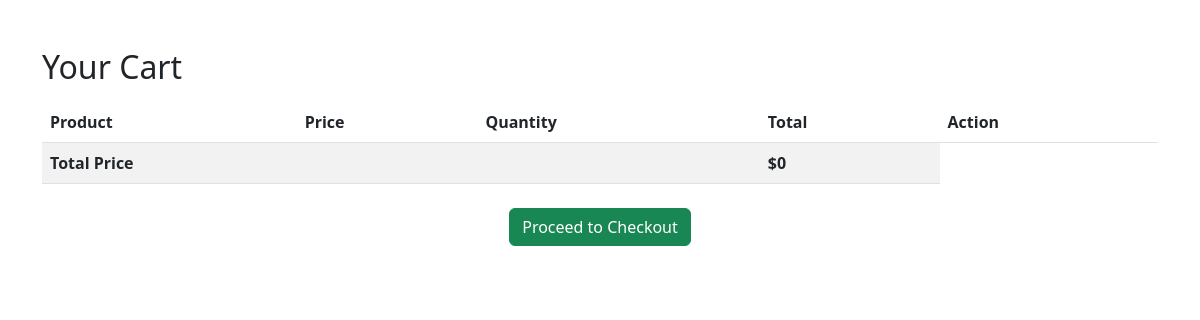
The app's page /cart/ (signed in), older data.
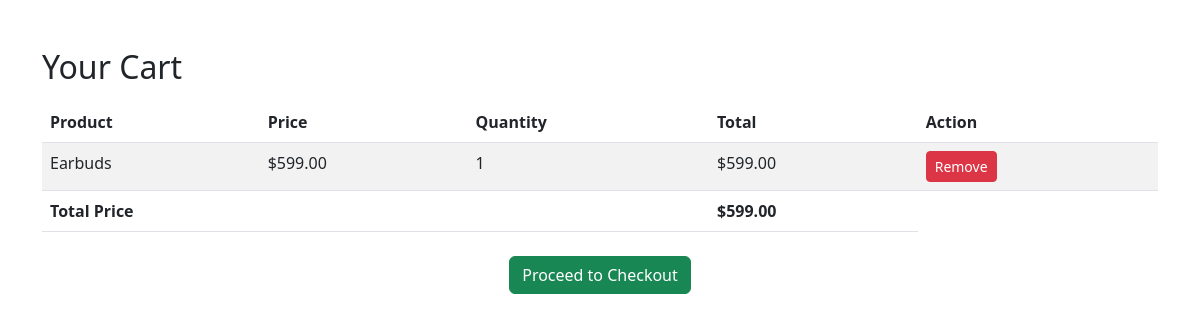
The same page, newer data.
### Freshshop_app/models.py (models this page shows, shortened)
class CartItem(models.Model):
    user = models.ForeignKey(User, on_delete=models.CASCADE)
    product = models.ForeignKey(Product, on_delete=models.CASCADE)
    quantity = models.PositiveIntegerField(default=1)

class Product(models.Model):
    name = models.CharField(max_length=255)
    description = models.TextField()
    price = models.DecimalField(max_digits=10, decimal_places=2)
    image = models.ImageField(upload_to='products/')

### Freshshop_app/views.py (the view)
# urls.py: path('cart/', views.view_cart, name='view_cart'),
@never_cache
@login_required
def view_cart(request):
    cart_items = CartItem.objects.filter(user=request.user)
    for item in cart_items:
        item.total_price = item.product.price * item.quantity  # Add a total_price attribute for each item
    total_price = sum(item.total_price for item in cart_items)  # Calculate the total price for the cart
    return render(request, 'cart.html', {'cart_items': cart_items, 'total_price': total_price})

### Freshshop_app/templates/cart.html (shortened to what this page needs)
<!DOCTYPE html>
<html lang="en">
<head>
    <link href="https://cdn.jsdelivr.net/npm/bootstrap@5.3.0-alpha1/dist/css/bootstrap.min.css" rel="stylesheet">
</head>
<body>
    <div class="container mt-5">
        <h2>Your Cart</h2>
        <table class="table table-striped mt-3">
            <thead>
                <tr>
                    <th>Product</th>
                    <th>Price</th>
                    <th>Quantity</th>
                    <th>Total</th>
                    <th>Action</th>
                </tr>
            </thead>
            <tbody>
                {% for item in cart_items %}
                    <tr>
                        <td>{{ item.product.name }}</td>
                        <td>${{ item.product.price }}</td>
                        <td>{{ item.quantity }}</td>
                        <td>${{ item.total_price }}</td>
                        <td>
                            <form method="POST" action="{% url 'remove_item' item.id %}">
                                <button type="submit" class="btn btn-danger btn-sm">Remove</button>
                            </form>
                        </td>
                    </tr>
                {% endfor %}
                <tr>
                    <td colspan="3"><strong>Total Price</strong></td>
                    <td><strong>${{ total_price }}</strong></td>
                </tr>
            </tbody>
        </table>
        <div class="text-center mt-4">
            <a href="{% url 'checkout' %}" class="btn btn-success">Proceed to Checkout</a>
        </div>
    </div>
</body>
</html>

Row changes from the older to the newer data that the page shows:
added CartItem: product.name "Earbuds", product.price "599.00", quantity "1", total_price "599.00"
Text that changed along with them:
{{ total_price }}: "0" → "599.00"
